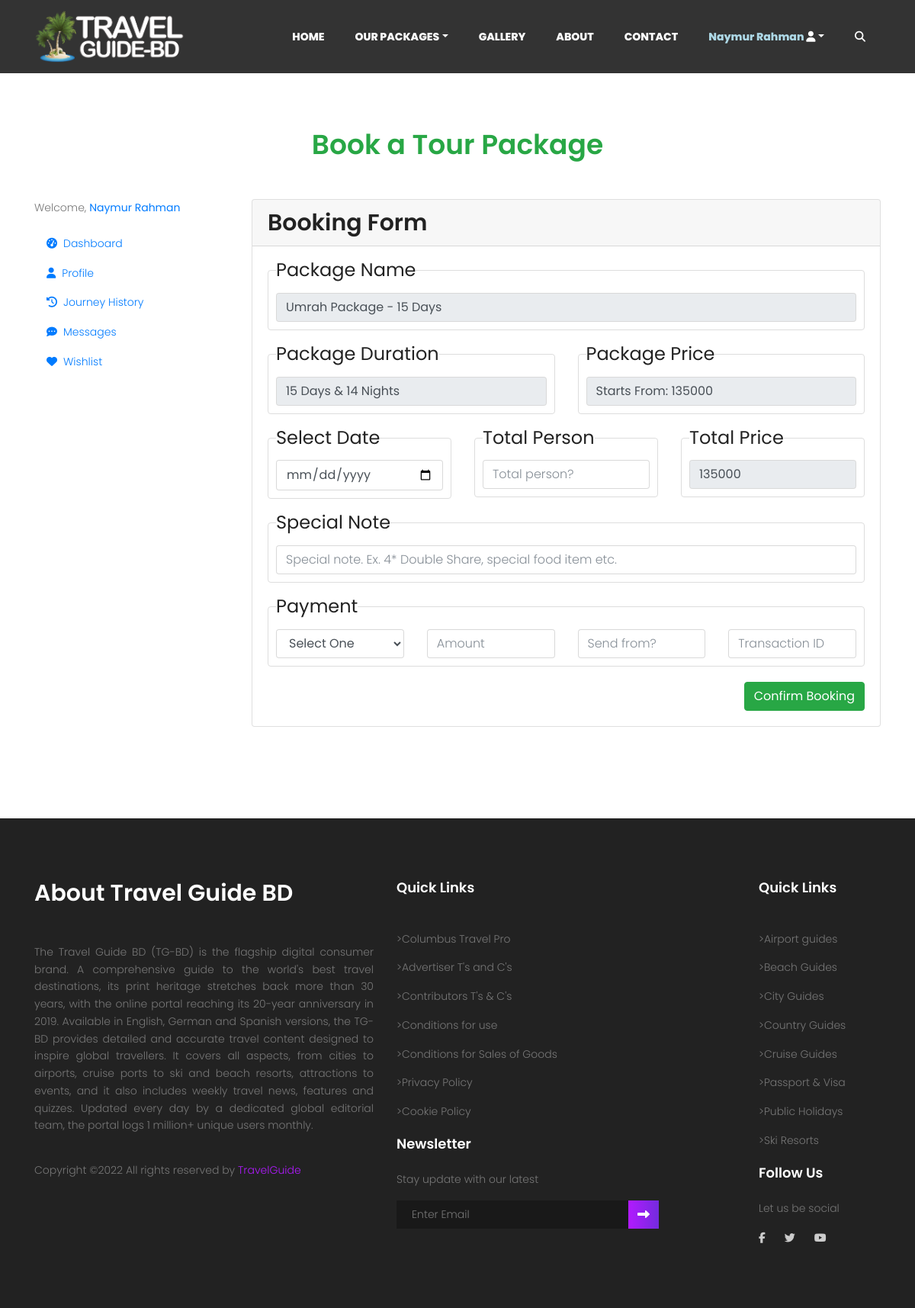
/booking.php?p_id=26 (signed in), run on the app's committed database.
### tables this page shows
CREATE TABLE `packages` (
  `p_id` smallint(4) UNSIGNED NOT NULL,
  `p_name` varchar(100) NOT NULL,
  `p_title` varchar(100) NOT NULL,
  `p_category` varchar(100) NOT NULL,
  `p_short_des` varchar(1500) NOT NULL,
  `p_description` varchar(10000) NOT NULL,
  `p_thumb` varchar(200) NOT NULL,
  `p_dur_days` tinyint(2) NOT NULL,
  `p_dur_nights` tinyint(2) NOT NULL,
  `p_price` mediumint(7) UNSIGNED NOT NULL,
  `p_status` varchar(10) NOT NULL DEFAULT 'Available',
  `p_create_time` datetime NOT NULL DEFAULT current_timestamp()
);

### booking.php (the view, shortened to what this page needs)
<!DOCTYPE html>
<html lang="en-us">
<head>
  <link rel="stylesheet" href="https://maxcdn.bootstrapcdn.com/font-awesome/4.7.0/css/font-awesome.min.css">
  <link rel="stylesheet" href="css/linearicons.css">
  <link rel="stylesheet" href="css/font-awesome.min.css">
  <link rel="stylesheet" href="css/bootstrap.css">
  <link rel="stylesheet" href="css/magnific-popup.css">
  <link rel="stylesheet" href="css/animate.min.css">
  <link rel="stylesheet" href="css/owl.carousel.css">
  <link rel="stylesheet" href="css/main.css">
  <link rel="stylesheet" href="css/styles.css">
</head>
<body>
  <section class="banner-area">
    <header class="default-header">
      <?php include("includes/navbar.php") ?>
    </header>
  </section>
  <section class="section-gap">
    <div class="container">
      <h1 class="text-center text-success mb-40" style="padding-bottom: 10px;">Book a Tour Package</h1>
      <div class="row">
        <div class="col-lg-3 col-sm-12">
          <?php include "includes/user_navbar.php" ?>
        </div>
        <div class="col-lg-9 col-sm-12">
          <div class="card">
            <div class="card-header">
              <h2>Booking Form</h2>
            </div>
            <div class="card-body booking">
              <?php
              $p_result = $dbcon->query("SELECT * FROM packages WHERE p_id='{$_GET['p_id']}'");
              $p_row = $p_result->fetch_assoc();
              ?>
              <form method="POST">
                <fieldset class="rounded">
                  <legend>Package Name</legend>
                  <input type="text" class="form-control" value="<?php echo $p_row['p_name']; ?>" disabled>
                </fieldset>
                <div class="row">
                  <div class="col-6">
                    <fieldset class="rounded">
                      <legend>Package Duration</legend>
                      <input type="text" class="form-control" value="<?php echo $p_row['p_dur_days'] . ' Days &amp; ' . $p_row['p_dur_nights'] . ' Nights'; ?>" disabled>
                    </fieldset>
                  </div>
                  <div class="col-6">
                    <fieldset class="rounded">
                      <legend>Package Price</legend>
                      <input type="text" class="form-control pac-price" value="Starts From: <?php echo $p_row['p_price']; ?>" val="<?php echo $p_row['p_price']; ?>" disabled>
                    </fieldset>
                  </div>
                </div>
                <div class="row">
                  <div class="col-4">
                    <fieldset class="rounded">
                      <legend>Select Date</legend>
                      <input type="date" class="form-control" name="journey_date" required>
                    </fieldset>
                  </div>
                  <div class="col-4">
                    <fieldset class="rounded">
                      <legend>Total Person</legend>
                      <input type="number" class="form-control num-person" name="num_person" placeholder="Total person?" min="1">
                    </fieldset>
                  </div>
                  <div class="col-4">
                    <fieldset class="rounded">
                      <legend>Total Price</legend>
                      <input type="text" class="form-control total-price" name="total_price" value="<?php echo $p_row['p_price']; ?>" disabled>
                    </fieldset>
                  </div>
                </div>
                <fieldset class="rounded">
                  <legend>Special Note</legend>
                  <input type="text" class="form-control" name="special_note" placeholder="Special note. Ex. 4* Double Share, special food item etc.">
                </fieldset>
                <fieldset class="rounded">
                  <legend>Payment</legend>
                  <div class="row">
                    <div class="col-3">
                      <select name="payment_gatway" class="form-control" required>
                        <option value="" disabled selected>Select One</option>
                      </select>
                    </div>
                    <div class="col-3">
                      <input type="text" name="payment_amount" class="form-control" placeholder="Amount" required>
                    </div>
                    <div class="col-3">
                      <input type="text" name="payment_from" class="form-control" placeholder="Send from?" required>
                    </div>
                    <div class="col-3">
                      <input type="text" name="transaction_id" class="form-control" placeholder="Transaction ID" required>
                    </div>
                  </div>
                </fieldset>
                <input type="submit" name="submit" value="Confirm Booking" class="btn btn-success pull-right" required>
              </form>
            </div>
          </div>
        </div>
      </div>
    </div>
  </section>
  <?php include("includes/footer.php") ?>
</body>
</html>

### css/main.css (style rules this page uses)
body { color: #777777; font-family: "Poppins", sans-serif; font-size: 14px; font-weight: 300; line-height: 1.625em; position: relative; }
select { display: block; }
h1, h2, h3, h4, h5, h6 { font-family: "Poppins", sans-serif; color: #222222; line-height: 1.2em !important; margin-bottom: 0; margin-top: 0; font-weight: 600; }
h1, .h1 { font-size: 36px; }
h2, .h2 { font-size: 30px; }
.mb-40 { margin-bottom: 40px; }
.text-center { text-align: center; }
h1 { font-size: 36px; }
h2 { font-size: 30px; }
h1, h2, h3, h4, h5, h6 { line-height: 1.5em; }
.default-header { position: absolute; top: 0; left: 0; width: 100%; z-index: 99; }
.section-gap { padding: 120px 0; }
.default-header { background-color: transparent; width: 100% !important; }

### css/styles.css (style rules this page uses)
body { overflow-x: hidden; }

### css/styles_packages.css (style rules this page uses)
.booking fieldset { border: 1px solid #ddd; padding: 10px; margin-bottom: 20px; }
.booking legend { width: fit-content; color: #222; font-weight: 400; }

### data on the page
packages: p_name "Umrah Package - 15 Days", p_dur_days+p_dur_nights "15 Days & 14 Nights", p_price "Starts From: 135000", total_price "135000"

### other printed values
$_SESSION['name'] "Naymur Rahman"
